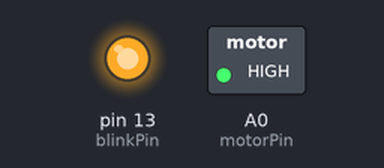
A sketch run on a simulated Arduino Uno, built for the host (arithmetic inside an expression is 32-bit, double 64-bit). On the bench: switched loads named in the sketch (green lamp = pin HIGH), output pins drawn as LEDs (lit = HIGH).

Above: at 5.0 s.
At 15.0 s:
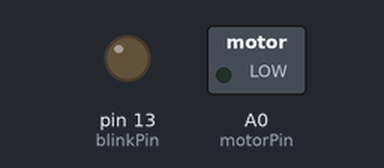
Timing chart, 0 to 26.0 s (numbered marks = the images above):
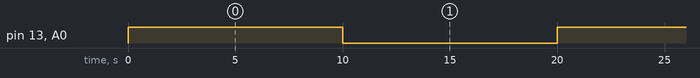

The sketch:

pump.ino
```cpp
/*
 * $OpenBSD: template.ino,v 1.1 2012/04/24 06:37:32 jasper Exp $
 *
 * Arduino projects run something like this:
 *	main() {
 *		init(); // arduino private setup
 *		setup(); // your setup goes here
 *		while(1) {
 *			loop(); // your main loop
 *		}
 *	}
 *
 * Arduino reference is at /usr/local/share/doc/arduino/reference/
 */

#ifdef __cplusplus
extern "C" {
#endif
// helloword.ino
//
// A simple test sketch that blinks the on-board LED,
// or any LED connected to digital pin 13.

/*
// The pin to manipulate.
int digitalPin = 13;

void setup() {
        // Set the pin as an output pin.
            pinMode(digitalPin, OUTPUT);
}

void loop() {
        // Set the pin HIGH
            digitalWrite(digitalPin, HIGH);
                // spin fast
                for (int i = 0; i < 5;i++)
                {
            digitalWrite(digitalPin, HIGH);
                    delay(100);
                    // Set the pin LOW
                            digitalWrite(digitalPin, LOW);
                                // Wait for another second
                                    delay(100);

                }
                delay(1000);
}
*/

int motorPin = A0; // pin that turns on the motor
int blinkPin = 13; // pin that turns on the LED
int watertime = 10; // how long to water in seconds
int waittime = 10; // how long to wait between watering, in minutes

void setup()
{
        pinMode(motorPin, OUTPUT); // set A0 to an output so we can use it to turn on the transistor
            pinMode(blinkPin, OUTPUT); // set pin 13 to an output so we can use it to turn on the LED
}

void loop()
{
        digitalWrite(motorPin, HIGH); // turn on the motor
            digitalWrite(blinkPin, HIGH); // turn on the LED
                delay(watertime*1000);        // multiply by 1000 to translate seconds to milliseconds

                    digitalWrite(motorPin, LOW);  // turn off the motor
                        digitalWrite(blinkPin, LOW);  // turn off the LED
                            //delay(waittime*60000);        // multiply by 60000 to translate minutes to milliseconds
                            delay(waittime*1000);        // multiply by 60000 to translate minutes to milliseconds
}


#ifdef __cplusplus
}
#endif
```

Measured:
- by itself, pin 13 (blinkPin), A0 (motorPin): alternates HIGH for 10.0 s and LOW for 10.0 s
